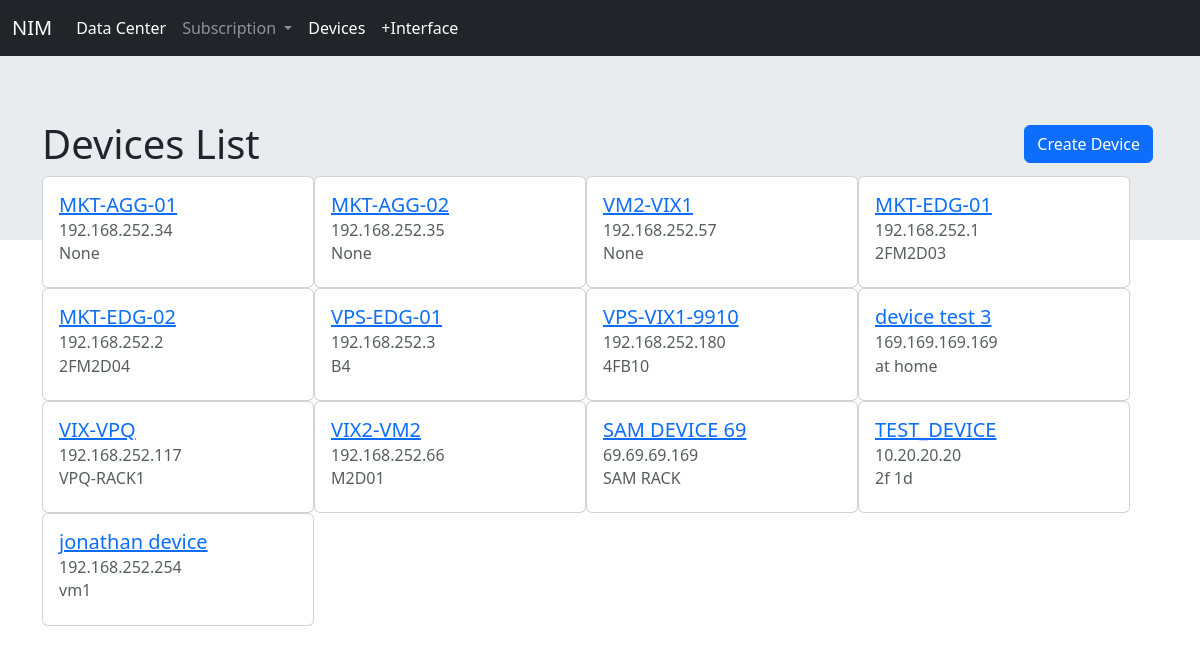
Screenshot of /nim_app/device/ with the database file from the repository.
### nim_app/models.py (models this page shows, shortened)
class Devices(models.Model):
    device_name = models.CharField(max_length=256)
    rack_location = models.CharField(max_length=256, null=True, blank=True, default='')
    oob_address = models.GenericIPAddressField(protocol='both', unpack_ipv4=False)
    datacenter = models.ForeignKey(DataCenter, related_name='dc', on_delete=models.CASCADE)

### nim_app/views.py (the view)
class DeviceView(ListView):
    context_object_name = 'device_list'
    model = models.Devices
    template_name = 'devices.html'

### templates/devices.html
<!DOCTYPE html>
{% extends "base.html" %}
{% block body_block %}
<div class="jumbotron jumbotron-fluid">
  <div class="container">
    <h1>Devices List
   <a href="{% url 'nim_app:device_create' %}"><button type="button" class="btn btn-primary" style="float:right; margin:5px;">Create Device</button></a>
    </h1>
    {% for device in device_list %}
     <div class="card" style="width: 17rem; float:left;">
    <div class="card-body">
    <h5 class="card-title"><a href="{{device.id}}">{{ device.device_name }}</a></h5>
    <h6 class="card-subtitle mb-2 text-muted">{{device.oob_address}}</h6>
        <h6 class="card-subtitle mb-2 text-muted">{{device.rack_location}}</h6>
     </div>
    </div>
      {% endfor %}
        </div>
</div>
{% endblock %}

### templates/base.html (shortened to what this page needs)
<!DOCTYPE html>
<html lang="en">
<head>
  <link rel="stylesheet" href="https://cdn.jsdelivr.net/npm/bootstrap@4.0.0/dist/css/bootstrap.min.css">
    <link href="https://cdn.jsdelivr.net/npm/bootstrap@5.3.0-alpha1/dist/css/bootstrap.min.css" rel="stylesheet">
</head>
<body>
<nav class="navbar navbar-expand-lg navbar-dark bg-dark">
  <div class="container-fluid">
    <a class="navbar-brand" href="#">NIM</a>
    <div class="collapse navbar-collapse " id="navbarNavDarkDropdown">
      <ul class="navbar-nav">
        <li class="nav-item dropdown">
            <li class="nav-item active">
        <a class="nav-link" href="{% url 'nim_app:datacenter' %}">Data Center</a>
      </li>
        </li>
          <ul class="navbar-nav">
        <li class="nav-item dropdown">
          <a class="nav-link dropdown-toggle" href="#" id="" role="button" data-bs-toggle="dropdown" aria-expanded="false">
            Subscription
          </a>
        </li>
              <li class="nav-item active">
        <a class="nav-link" href="{% url 'nim_app:device' %}">Devices</a>
      </li>
            <li class="nav-item active">
        <a class="nav-link" href="{% url 'nim_app:interface_view' %}">+Interface</a>
      </li>
      </ul>
    </div>
  </div>
</nav>
{% block body_block  %}
{% endblock %}
</body>
</html>

### rows the page displays
Devices: device_name "MKT-AGG-01", oob_address "192.168.252.34", rack_location "None"
Devices: device_name "MKT-AGG-02", oob_address "192.168.252.35", rack_location "None"
Devices: device_name "VM2-VIX1", oob_address "192.168.252.57", rack_location "None"
Devices: device_name "MKT-EDG-01", oob_address "192.168.252.1", rack_location "2FM2D03"
Devices: device_name "MKT-EDG-02", oob_address "192.168.252.2", rack_location "2FM2D04"
Devices: device_name "VPS-EDG-01", oob_address "192.168.252.3", rack_location "B4"
Devices: device_name "VPS-VIX1-9910", oob_address "192.168.252.180", rack_location "4FB10"
Devices: device_name "device test 3", oob_address "169.169.169.169", rack_location "at home"
Devices: device_name "VIX-VPQ", oob_address "192.168.252.117", rack_location "VPQ-RACK1"
Devices: device_name "VIX2-VM2", oob_address "192.168.252.66", rack_location "M2D01"
Devices: device_name "SAM DEVICE 69", oob_address "69.69.69.169", rack_location "SAM RACK"
Devices: device_name "TEST_DEVICE", oob_address "10.20.20.20", rack_location "2f 1d"
Devices: device_name "jonathan device", oob_address "192.168.252.254", rack_location "vm1"
